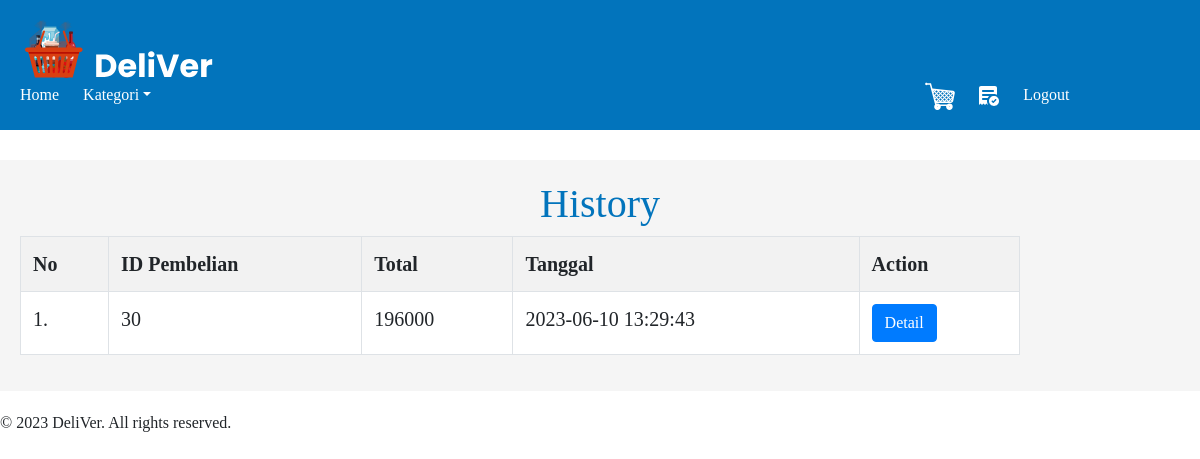
The page /history.php (signed in) on the database its author committed.
### tables this page shows
CREATE TABLE `transaksi` (
  `id` int(11) NOT NULL,
  `id_user` int(11) NOT NULL,
  `total_harga` int(11) NOT NULL,
  `id_status` int(11) NOT NULL,
  `waktu_order` datetime NOT NULL
);

### history.php (the view, shortened to what this page needs)
<?php
include 'koneksi.php';
?>
<!DOCTYPE html>
<html lang="en">
<head>
    <link href="https://cdn.jsdelivr.net/npm/bootstrap@5.3.0/dist/css/bootstrap.min.css" rel="stylesheet">
    <link rel="stylesheet" href="https://stackpath.bootstrapcdn.com/bootstrap/4.5.2/css/bootstrap.min.css">
    <link rel="stylesheet" type="text/css" href="styles.css">
</head>
<body>
    <header>
        <nav class="navbar fixed-top" style="background-color: #0274BC; padding: 20px;">
            <ul>
                <img src="img/logo.svg" alt="Logo DeliVer" style="text-align: left;">
            </ul>
            <ul>
                <li><a href="homepage.php">Home</a></li>
                <li class="dropdown"><a href="shop.php" class=" dropdown-toggle" data-bs-toggle="dropdown" aria-expanded="false">Kategori</a>
                </li>
                <li style="margin-left: 750px;"> <a href="cart.php">
                        <img src="img/cart.svg" alt="Cart">
                    </a></li>
                    <li> <a href="history.php">
            <img src="img/history.svg" alt="history">
          </a></li>
                <li><a href="logout.php">Logout</a></li>
            </ul>
        </nav>
    </header>
    <section id="promo">
        <h1 class="text-center" style="color:#0274BC" ;>History</h1>
        <table class="table table-bordered table-striped table-hover">
            <tr>
                <th>No</th>
                <th>ID Pembelian</th>
                <th>Total</th>
                <th>Tanggal</th>
                <th>Action</th>
            </tr>
            <?php
            $username = $_SESSION["username"];
            $idUser = $konek->query("SELECT `id` FROM `user` WHERE `user`.`username` = '$username'")->fetch_assoc()['id'];
            $dataCart = $konek->query("SELECT * FROM `transaksi` WHERE `transaksi`.`id_user` = '$idUser' AND `transaksi`.`id_status` = '2'");
            $i = 1;
            if ($dataCart->num_rows > 0) {
                while ($value = $dataCart->fetch_assoc()) {
            ?>
                    <tr class="product-row">
                        <td><?php echo $i ?>.</td>
                        <td class="id"><?php echo $value['id'] ?></td>
                        <td> <?= $value['total_harga'] ?></td>
                        <td class="tanggal"><?php echo $value['waktu_order']; ?></td>
                        <td><a href="detail.php?waktu= <?= $value['waktu_order'] ?>" class="btn btn-primary" ;>Detail</a></td>
                <?php
                    $i++;
                }
            }
                ?>
                    </tr>
        </table>
    </section>
    <footer style="position: absolute;"> &copy; 2023 DeliVer. All rights reserved.</footer>
</body>
</html>

### styles.css (style rules this page uses)
body { font-family: Poppins; margin: 0; padding: 0; }
header { background-color: #fff; color: #fff; padding: 80px; }
nav ul { list-style-type: none; margin: 0; padding: 0; }
nav li { display: inline-block; margin-right: 20px; }
nav li a { color: #fff; text-decoration: none; }
#promo { background-color: #f5f5f5; padding: 20px; margin-bottom: 20px; }
h1 { text-align: left; }
table { max-width: 1000px; border-collapse: collapse; }
th { color: black; font-size: 20px; padding: 10px; border: 1px solid #ccc; }
td { color: black; font-size: 20px; padding: 10px; border: 1px solid #ccc; }

### rows shown on the page
transaksi: id "30", total_harga "196000", waktu_order "2023-06-10 13:29:43"
